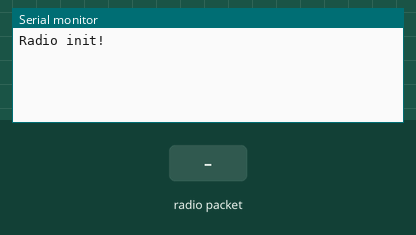
A sketch run on a simulated Arduino Uno, built with avr-gcc and run on an emulated ATmega328P. Shown: the last lines printed to the serial monitor. The test bench sets the inputs (shaded band). No radio packets arrive unless stated.

Above: at 2.2 s.
2.3 s: radio packet "1" arrives
At 3.5 s:
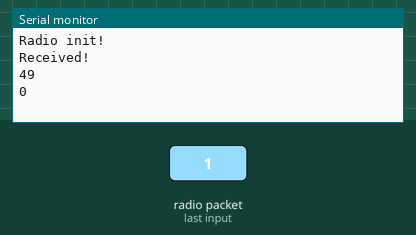
3.8 s: radio packet "0" arrives
At 5.0 s:
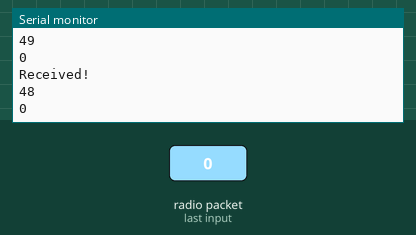
5.3 s: radio packet "2" arrives
At 6.1 s:
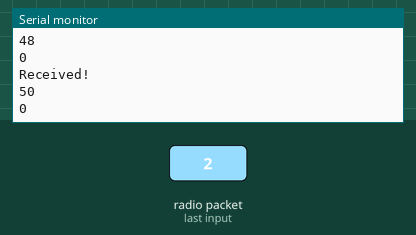
Timing chart, 0 to 8.3 s (numbered marks = the images above; inputs shaded):
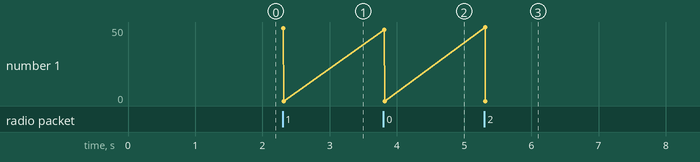

Measured:
- after the input at 2.3 s, the serial monitor: prints a new line at once (image 1)
- after the input at 3.8 s, the serial monitor: prints a new line at once (image 2)
- after the input at 5.3 s, the serial monitor: prints a new line at once (image 3)

The sketch:

receiver_and_accel_2.ino
```cpp
#include <SPI.h>                          // Подключаем библиотеку SPI
//#include <nRF24L01.h>                     // Подключаем библиотеку nRF24L01
#include <RF24.h>                         // Подключаем библиотеку RF24

uint8_t data[32]={0};                              // Создаём массив для приёма данных
uint32_t received = 0;
RF24 radio(9, 10);                        // Указываем номера выводов nRF24L01+ (CE, CSN)
uint8_t address[] = {0xCC, 0xAA, 0x35, 0x77, 0xBB};

void setup(void) {
  Serial.begin(9600);
  delay(1000);                            // Ждем 1с
  radio.begin();                          // Инициируем работу nRF24L01+
  radio.setChannel(100);                  // Указываем канал передачи (от 0 до 126)
  radio.setDataRate(RF24_1MBPS);         // Указываем скорость передачи (250KBPS, 1MBPS, 2MBPS)
  radio.setPALevel(RF24_PA_HIGH);         // Указываем мощность передатчика (MIN=-18dBm, LOW=-12dBm, HIGH=-6dBm, MAX=0dBm)
  radio.openReadingPipe(1, address); // Задаем идентификатор для передачи данных данных
  radio.startListening();
  Serial.println("Radio init!");
  radio.setPayloadSize(32);
}

void loop(void){
if(!radio.isChipConnected()) //ошибка или чип не присоединен
  Serial.println("Radio failure!");
  if (radio.available()) {
    radio.read(data, sizeof(data));
    Serial.println("Received!");
    uint16_t adc=(data[1]<<8)+data[2];
    Serial.println(data[0]);
    Serial.println(adc);
    Serial.println("");
  } //radio.available endif
}
```
